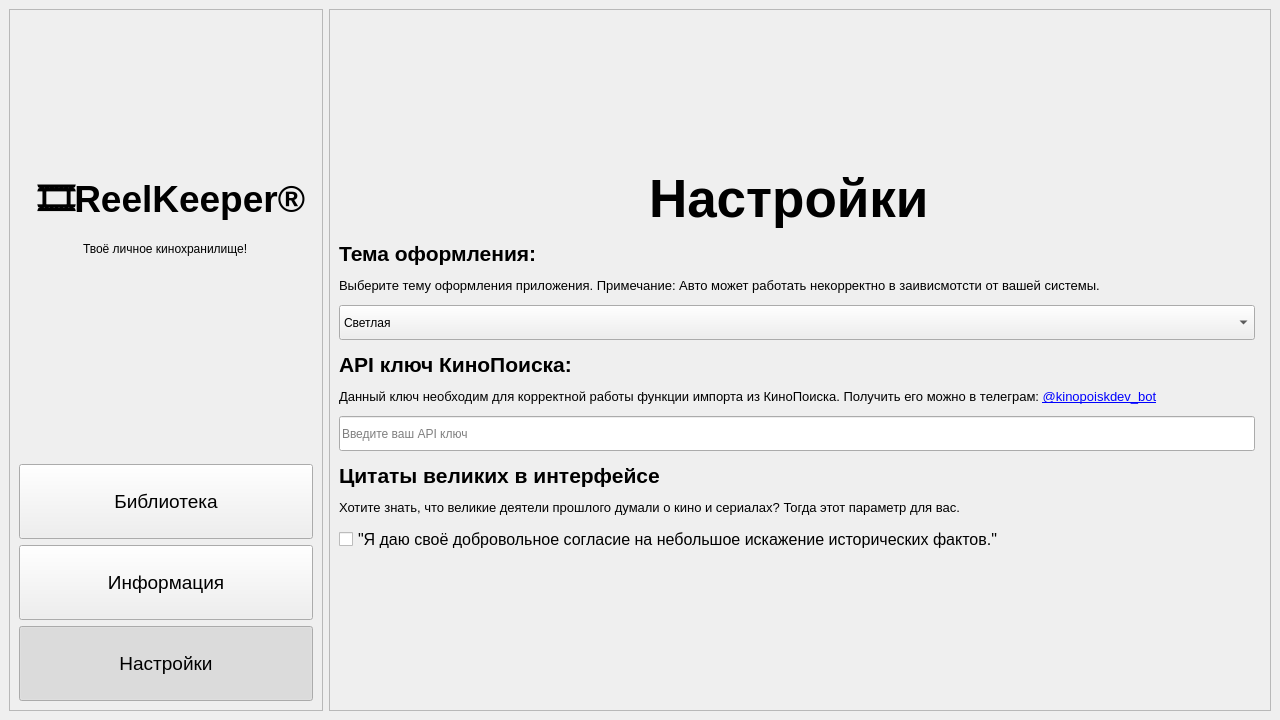
<?xml version="1.0" encoding="UTF-8"?>
<ui version="4.0">
 <class>MainWindow</class>
 <widget class="QMainWindow" name="MainWindow">
  <property name="geometry">
   <rect>
    <x>0</x>
    <y>0</y>
    <width>1280</width>
    <height>720</height>
   </rect>
  </property>
  <property name="windowTitle">
   <string>ReelKeeper</string>
  </property>
  <widget class="QWidget" name="centralwidget">
   <layout class="QHBoxLayout" name="horizontalLayout" stretch="0">
    <item>
     <layout class="QHBoxLayout" name="mainLayout" stretch="1,3">
      <item>
       <widget class="QFrame" name="leftArea">
        <property name="styleSheet">
         <string notr="true"/>
        </property>
        <property name="frameShape">
         <enum>QFrame::StyledPanel</enum>
        </property>
        <property name="frameShadow">
         <enum>QFrame::Raised</enum>
        </property>
        <layout class="QVBoxLayout" name="verticalLayout_3">
         <item>
          <layout class="QVBoxLayout" name="verticalLayout">
           <item alignment="Qt::AlignHCenter|Qt::AlignBottom">
            <widget class="QLabel" name="reelkeeperLogo">
             <property name="font">
              <font>
               <pointsize>28</pointsize>
               <weight>75</weight>
               <bold>true</bold>
              </font>
             </property>
             <property name="text">
              <string> 🎞️ReelKeeper®</string>
             </property>
            </widget>
           </item>
           <item alignment="Qt::AlignHCenter|Qt::AlignTop">
            <widget class="QLabel" name="sloganLabel">
             <property name="text">
              <string>Твоё личное кинохранилище!</string>
             </property>
            </widget>
           </item>
           <item>
            <widget class="QPushButton" name="libButton">
             <property name="sizePolicy">
              <sizepolicy hsizetype="Minimum" vsizetype="Fixed">
               <horstretch>75</horstretch>
               <verstretch>75</verstretch>
              </sizepolicy>
             </property>
             <property name="minimumSize">
              <size>
               <width>75</width>
               <height>75</height>
              </size>
             </property>
             <property name="font">
              <font>
               <pointsize>14</pointsize>
              </font>
             </property>
             <property name="text">
              <string>Библиотека</string>
             </property>
             <property name="icon">
              <iconset>
               <normaloff>../../../RK2/ReelKeeper/resources/icons/film_frames.png</normaloff>../../../RK2/ReelKeeper/resources/icons/film_frames.png</iconset>
             </property>
             <property name="iconSize">
              <size>
               <width>24</width>
               <height>24</height>
              </size>
             </property>
             <property name="shortcut">
              <string/>
             </property>
            </widget>
           </item>
           <item>
            <widget class="QPushButton" name="helpButton">
             <property name="sizePolicy">
              <sizepolicy hsizetype="Preferred" vsizetype="Fixed">
               <horstretch>0</horstretch>
               <verstretch>0</verstretch>
              </sizepolicy>
             </property>
             <property name="minimumSize">
              <size>
               <width>75</width>
               <height>75</height>
              </size>
             </property>
             <property name="font">
              <font>
               <pointsize>14</pointsize>
              </font>
             </property>
             <property name="text">
              <string>Информация</string>
             </property>
             <property name="icon">
              <iconset>
               <normaloff>../../../RK2/ReelKeeper/resources/icons/information.png</normaloff>../../../RK2/ReelKeeper/resources/icons/information.png</iconset>
             </property>
             <property name="iconSize">
              <size>
               <width>24</width>
               <height>24</height>
              </size>
             </property>
            </widget>
           </item>
           <item>
            <widget class="QPushButton" name="settingsButton">
             <property name="minimumSize">
              <size>
               <width>75</width>
               <height>75</height>
              </size>
             </property>
             <property name="font">
              <font>
               <pointsize>14</pointsize>
              </font>
             </property>
             <property name="text">
              <string>Настройки</string>
             </property>
             <property name="icon">
              <iconset>
               <normaloff>../../../RK2/ReelKeeper/resources/icons/cogwheel.png</normaloff>../../../RK2/ReelKeeper/resources/icons/cogwheel.png</iconset>
             </property>
             <property name="iconSize">
              <size>
               <width>24</width>
               <height>24</height>
              </size>
             </property>
             <property name="checkable">
              <bool>true</bool>
             </property>
             <property name="checked">
              <bool>true</bool>
             </property>
            </widget>
           </item>
          </layout>
         </item>
        </layout>
       </widget>
      </item>
      <item>
       <widget class="QFrame" name="rightArea">
        <property name="styleSheet">
         <string notr="true"/>
        </property>
        <property name="frameShape">
         <enum>QFrame::StyledPanel</enum>
        </property>
        <property name="frameShadow">
         <enum>QFrame::Raised</enum>
        </property>
        <layout class="QVBoxLayout" name="verticalLayout_2" stretch="0">
         <item>
          <layout class="QGridLayout" name="settingsLayout">
           <property name="verticalSpacing">
            <number>12</number>
           </property>
           <item row="2" column="0">
            <widget class="QLabel" name="themeLabel">
             <property name="font">
              <font>
               <pointsize>16</pointsize>
               <weight>75</weight>
               <bold>true</bold>
              </font>
             </property>
             <property name="text">
              <string>Тема оформления:</string>
             </property>
            </widget>
           </item>
           <item row="5" column="0">
            <widget class="QLabel" name="apiKeyLabel">
             <property name="font">
              <font>
               <pointsize>16</pointsize>
               <weight>75</weight>
               <bold>true</bold>
               <underline>false</underline>
              </font>
             </property>
             <property name="toolTip">
              <string/>
             </property>
             <property name="text">
              <string>API ключ КиноПоиска:</string>
             </property>
            </widget>
           </item>
           <item row="10" column="0" colspan="2">
            <widget class="QCheckBox" name="showQuotesCheckBox">
             <property name="font">
              <font>
               <pointsize>12</pointsize>
              </font>
             </property>
             <property name="text">
              <string>&quot;Я даю своё добровольное согласие на небольшое искажение исторических фактов.&quot;</string>
             </property>
            </widget>
           </item>
           <item row="11" column="0" colspan="2">
            <spacer name="verticalSpacer">
             <property name="orientation">
              <enum>Qt::Vertical</enum>
             </property>
             <property name="sizeHint" stdset="0">
              <size>
               <width>20</width>
               <height>40</height>
              </size>
             </property>
            </spacer>
           </item>
           <item row="4" column="0">
            <widget class="QComboBox" name="themeComboBox">
             <property name="minimumSize">
              <size>
               <width>200</width>
               <height>35</height>
              </size>
             </property>
             <item>
              <property name="text">
               <string>Светлая</string>
              </property>
             </item>
             <item>
              <property name="text">
               <string>Тёмная</string>
              </property>
             </item>
             <item>
              <property name="text">
               <string>Как в системе</string>
              </property>
             </item>
            </widget>
           </item>
           <item row="6" column="0">
            <widget class="QLabel" name="apiKeyDesc">
             <property name="font">
              <font>
               <pointsize>10</pointsize>
              </font>
             </property>
             <property name="text">
              <string>&lt;html&gt;&lt;head/&gt;&lt;body&gt;&lt;p&gt;Данный ключ необходим для корректной работы функции импорта из КиноПоиска. Получить его можно в телеграм: &lt;a href=&quot;https://t.me/kinopoiskdev_bot&quot;&gt;&lt;span style=&quot; text-decoration: underline; color:#0000ff;&quot;&gt;@kinopoiskdev_bot&lt;/span&gt;&lt;/a&gt;&lt;/p&gt;&lt;/body&gt;&lt;/html&gt;</string>
             </property>
            </widget>
           </item>
           <item row="7" column="0">
            <widget class="QLineEdit" name="apiKeyInput">
             <property name="minimumSize">
              <size>
               <width>200</width>
               <height>35</height>
              </size>
             </property>
             <property name="echoMode">
              <enum>QLineEdit::Password</enum>
             </property>
             <property name="placeholderText">
              <string>Введите ваш API ключ</string>
             </property>
            </widget>
           </item>
           <item row="3" column="0">
            <widget class="QLabel" name="themeDesc">
             <property name="font">
              <font>
               <pointsize>10</pointsize>
              </font>
             </property>
             <property name="text">
              <string>Выберите тему оформления приложения. Примечание: Авто может работать некорректно в заивисмотсти от вашей системы.</string>
             </property>
            </widget>
           </item>
           <item row="9" column="0">
            <widget class="QLabel" name="showQuotesDesc">
             <property name="font">
              <font>
               <pointsize>10</pointsize>
              </font>
             </property>
             <property name="text">
              <string>Хотите знать, что великие деятели прошлого думали о кино и сериалах? Тогда этот параметр для вас. </string>
             </property>
            </widget>
           </item>
           <item row="0" column="0">
            <spacer name="verticalSpacer_2">
             <property name="orientation">
              <enum>Qt::Vertical</enum>
             </property>
             <property name="sizeHint" stdset="0">
              <size>
               <width>20</width>
               <height>40</height>
              </size>
             </property>
            </spacer>
           </item>
           <item row="1" column="0" alignment="Qt::AlignHCenter|Qt::AlignVCenter">
            <widget class="QLabel" name="settingsLabel">
             <property name="font">
              <font>
               <pointsize>40</pointsize>
               <weight>75</weight>
               <bold>true</bold>
              </font>
             </property>
             <property name="text">
              <string>Настройки </string>
             </property>
            </widget>
           </item>
           <item row="8" column="0">
            <widget class="QLabel" name="showQuotesLabel">
             <property name="font">
              <font>
               <pointsize>16</pointsize>
               <weight>75</weight>
               <bold>true</bold>
              </font>
             </property>
             <property name="text">
              <string>Цитаты великих в интерфейсе</string>
             </property>
            </widget>
           </item>
          </layout>
         </item>
        </layout>
       </widget>
      </item>
     </layout>
    </item>
   </layout>
  </widget>
  <widget class="QMenuBar" name="menubar">
   <property name="geometry">
    <rect>
     <x>0</x>
     <y>0</y>
     <width>1280</width>
     <height>21</height>
    </rect>
   </property>
  </widget>
 </widget>
 <resources/>
 <connections/>
</ui>
